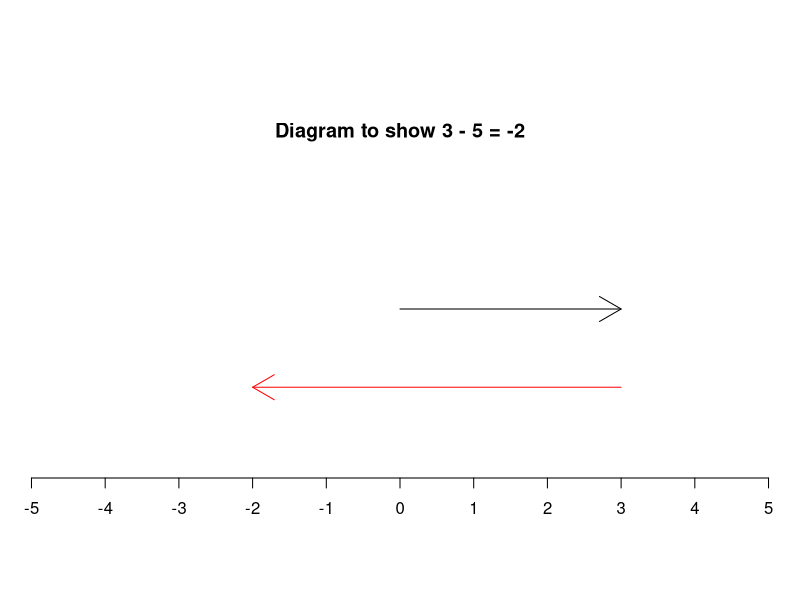

The R source for this figure:
## ---- chunk 1
knitr::include_url("https://uniofbath.cloud.panopto.eu/Panopto/Pages/Embed.aspx?id=97e9f149-2470-426f-92ad-af0f00c80630&autoplay=false&offerviewer=true&showtitle=true&showbrand=true&captions=false&interactivity=all", height="405px")
## ---- chunk 2
knitr::include_url("https://numbas.mathcentre.ac.uk/question/125598/negative-numbers-multiplication-and-division/embed/", height="800px")
## ---- chunk 3
knitr::include_url("https://uniofbath.cloud.panopto.eu/Panopto/Pages/Embed.aspx?id=217074ba-db9e-4777-9ae3-af0f00c80631&autoplay=false&offerviewer=true&showtitle=true&showbrand=true&captions=false&interactivity=all", height="405px")
## ---- chunk 4
par(mar = c(0.1, 0.1, 1, 0.1), fig=c(0, 1, .2, .8))  
x <- seq(-5,5, length.out=11)
plot(0, xlim = c(-5, 5), axes=FALSE, type = "n", xlab = "", ylab = "", main="Diagram to show 3 - 5 = -2")
axis(1, at = x, labels = x)
arrows(x0=0, y0=0, x1=3, y1=0)
arrows(x0=3, y0=-0.5, x1=-2, y1=-0.5, col ="red")
## ---- chunk 5
knitr::include_url("https://numbas.mathcentre.ac.uk/question/126315/negative-numbers-addition-and-subtraction/embed/?token=1a99ce84-edc0-4467-a780-e6e9bcc6fda8", height="800px")
